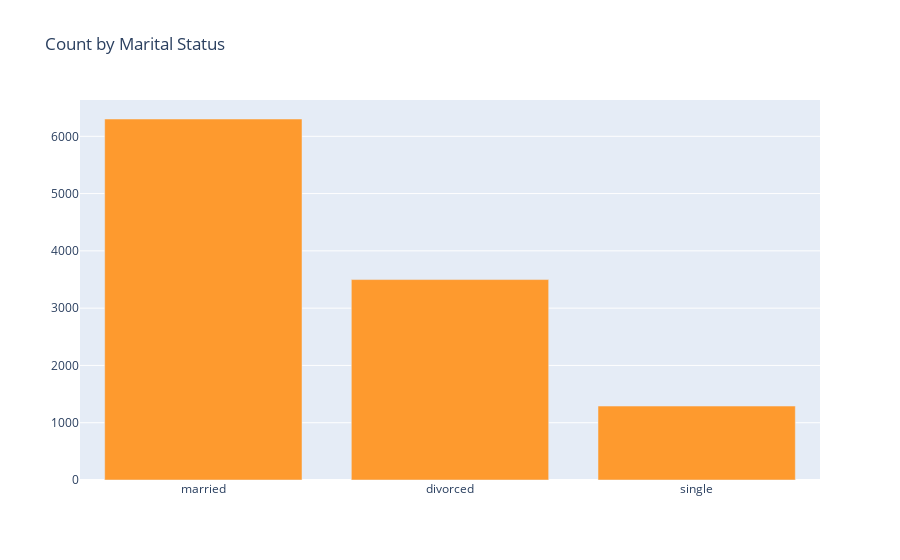

This figure's notebook cell:
### Code cell
vals = df['marital'].value_counts().tolist()
labels = ['married', 'divorced', 'single']

data = [go.Bar(
            x=labels,
            y=vals,
    marker=dict(
    color="#FE9A2E")
    )]

layout = go.Layout(
    title="Count by Marital Status",
)

fig = go.Figure(data=data, layout=layout)



iplot(fig, filename='basic-bar')

### Figure 1 — Plotly figure (JSON) as saved in the notebook; plotly's stock layout.template omitted (floating-point values rounded to 4 significant figures)
{"data": [{"marker": {"color": "#FE9A2E"}, "x": ["married", "divorced", "single"], "type": "bar", "y": [6302, 3499, 1291]}], "layout": {"title": {"text": "Count by Marital Status"}}}
